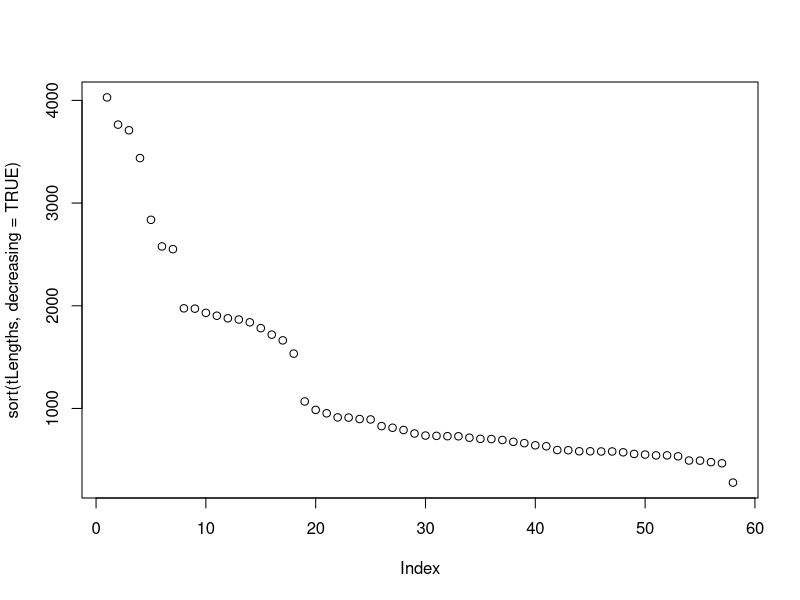
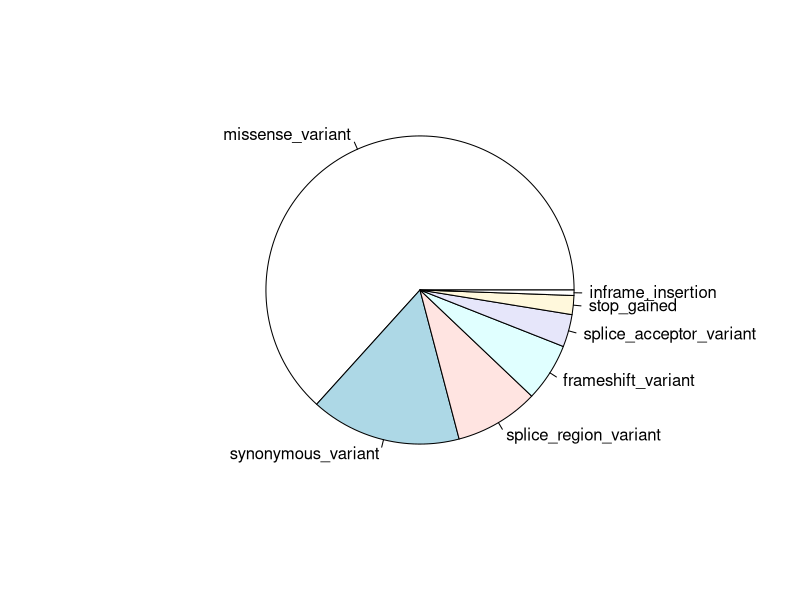

Write the R code that produced these figures, in order. (Note: this script raises an error after producing the figures.)
# dataIntegrationSampleSolutions.R
#
#   +-----------------------------------------------------------------+
#   |                                                                 |
#   |  Do not edit this file!                                         |
#   |                                                                 |
#   +-----------------------------------------------------------------+
#
# Purpose:  Sample solutions for the Data Model workshop unit.
#
# Version: 1.1
#
# Date:    2019  05  12
# Author:  Boris Steipe (boris.steipe@utoronto.ca)
#
# V 1.1    2019 Updates
# V 1.0    First code 2018
#
# TODO:
#
# ==============================================================================


#TOC> ==========================================================================
#TOC> 
#TOC>   Section  Title                                     Line
#TOC> ---------------------------------------------------------
#TOC>   1        SCENARIO                                    39
#TOC>   2        READ DATA                                   43
#TOC>   3        EXPLORE DATA                               122
#TOC>   4        INTEGRATE  DATA                            216
#TOC>   4.1        BioMart provides integrated data         235
#TOC>   4.2        Put the data together                    274
#TOC>   5        PLOT THE DATA                              365
#TOC> 
#TOC> ==========================================================================


# =    1  SCENARIO  ============================================================

# ...

# =    2  READ DATA  ===========================================================

# Task 2.1: Open coordinates 58,815,001 to 58,915,000 of the hg38 assembly
#           of chromosome 20 in the Ensembl genome browser. What gene is
#           annotated to this region?
#           - Google finds    https://useast.ensembl.org/index.html
#           - Simply enter "human 20:58815001-58915000" into the search field.

# Task 2.2: GNAS is a complex locus with multiple transcripts. Download the
#           transcript coordinates for protein coding genes. Hint: download
#           the data from the corresponding Ensembl gene page.
#           - click on any of the exons to open a pop-up - all exons lead to the
#             same gene: ENSG00000087460
#             https://useast.ensembl.org/Homo_sapiens/Gene/Summary?db=core;g=ENSG00000087460
#           - Click on "Export Data"
#           - Select "CSV (Comma Separated Values)"
#           - Check ONLY the "Gene information" checkbox
#           - Click on "Next >"
#           - Save the result page as "ENSG00000087460data.csv"
#           - Read the file into an R data frame called GNAStranscripts.

GNAStranscripts <- read.csv("./data/ENSG00000087460data.csv",
                            header = TRUE,
                            stringsAsFactors = FALSE)

head(GNAStranscripts)

# Task 2.3  Remove all rows from GNAStranscripts that are not protein coding.
#           - what column are we looking at?
#           "gene_type"
#
#           - what values exist in this column?
unique(GNAStranscripts$gene_type)

#           - how do we subset the data frame to the values we want?
sel <- which(GNAStranscripts$gene_type == "protein_coding")
GNAStranscripts <- GNAStranscripts[sel, ]

#           - how many transcripts do we have? What are their IDs?
(x <- unique(GNAStranscripts$transcript_id))

#           - restrict the rows to contain only Ensembl transcripts. How many
#             transcripts are left?
sel <- grep("^ENST", GNAStranscripts$transcript_id)
GNAStranscripts <- GNAStranscripts[sel, ]
(x <- unique(GNAStranscripts$transcript_id))

# Task 2.4  Calculate the transcript lengths for all transcripts. Store
#           them in a named vector called "tLengths".
#           - many ways to do this, here's one

# initialize a numeric vector, named with unique transcript ids
x <- unique(GNAStranscripts$transcript_id)
tLengths <- numeric(length(x))
names(tLengths) <- x

# iterate over all transcript ids, sum lengths
for (id in names(tLengths)) {
    sel <- which(GNAStranscripts$transcript_id == id)
    l <- 0
    for (idx in sel) {
        l <- l + (GNAStranscripts$end[idx] - GNAStranscripts$start[idx]) + 1
    }
    tLengths[id] <- l
}

plot(sort(tLengths, decreasing = TRUE))

# Task 2.5  Find the GNAS page on the IntOGen cancer driver gene website.
#             https://www.intogen.org/search?gene=GNAS
#           Explore the page. To download the mutation distribution, you need
#           to register (databases need records of who uses them to compete
#           for funding.) You can register and download, or use the file
#           "./data/GNAS-distribution-data.tsv" instead.
#
#           - Read the file into a data frame called "GNASmutations"
GNASmutations <- read.delim("./data/GNAS-distribution-data.tsv",
                            stringsAsFactors = FALSE)

# =    3  EXPLORE DATA  ========================================================
#
# Task 3.1  View GNASmutations. What do you see?
#           - How many observations of each transcript?
(x <- sort(table(GNASmutations$TRANSCRIPT), decreasing = TRUE))
length(x)

#           - Are there transcripts that are not in our Ensembl table?
#               (hint: use the %in% operator)
#             %in% is one of the most important operators in data analysis,
#             I need it practically every day!
#             Here is a prototype example:
c("C", "A", "B") %in% c("E", "A", "D", "C", "G")  # TRUE TRUE FALSE
c("E", "A", "D", "C", "G") %in% c("C", "A", "B")  # FALSE TRUE FALSE TRUE FALSE
#             - The output is a boolean vector;
#             - it has the length of the first set;
#             - it is TRUE for every element of the first set that
#                 appears in the second set.
#             To count TRUE values, we can use the sum(<logical>) approach.
#             or we can use all() or any().
sum(GNASmutations$TRANSCRIPT %in% GNAStranscripts$transcript_id)
all(GNASmutations$TRANSCRIPT %in% GNAStranscripts$transcript_id)

#           - How many of each mutation type?
(x <- sort(table(GNASmutations$MOST_SEVERE), decreasing = TRUE))
length(x)

#           - Plot that!
pie(sort(table(GNASmutations$MOST_SEVERE), decreasing = TRUE))

#           - exclude the splice region variants, since their effect
#             is not predictable.
sel <- ! GNASmutations$MOST_SEVERE == "splice_region_variant"
GNASmutations <- GNASmutations[sel, ]

#           - Are the reference nucleotides correct for our GRCh38 data?
#           Step by step:
#             - extract a data frame of coordinates and reference alleles
myIntRef <- GNASmutations[ , c("START", "REF")]

#             - remove all rows that are not single nucleotides
myIntRef <- myIntRef[ (myIntRef$REF %in% c("A", "C", "G", "T")), ]  # or ...
myIntRef <- myIntRef[grep("[ACGT]", myIntRef$REF), ]

#             - look at it. Now remove all duplicates:
sel <- duplicated(myIntRef$START)
myIntRef <- myIntRef[! sel, ]

#             - calculate offset to mySeq position 1
#                 We downloaded from 20:58815001-58915000 - therefore a
#                 position i in myseq is i + 58815000 on chr20.
#
#             - look at the numbers. What's going on?
#
#             Apparently IntOGen uses GRCh37 coordinates!
#             Always confirm and test your data!!!
#
#             - How do we recover?
#             Easy: since everything is in a script, we simply re-run our script
#             on GRCh37 archive data!
#
#             - Let's first rename mySeq
mySeq38 <- mySeq
#
#             - next we find a gene source for GRCh37. We started from ...
#               https://useast.ensembl.org/Homo_sapiens/Info/Index ...
#               ... find "GRCh37 full archive ..." on that page and click "Go".
#               Of course, searching for the same coordinates won't help, so
#               search for GNAS ... and click on "GNAS human gene". Coordinates
#               57,410,001-57,510,000 seem to cover the region. Copy the URL
#               that we used last time, and edit it appropriately:
#
# https://grch37.ensembl.org/Homo_sapiens/Export/Output/Location?db=core;output=fasta;r=20:57410001-57510000;genomic=unmasked;_format=Text
#
#             - save the output as chr20-100kbp.37.fasta
#             - then read it with
mySeq37 <- readFasta("./data/chr20-100kbp.37.fasta")
#
#             - (verifications as before)
#
#             - calculate offset to mySeq position 1
#                 We downloaded from 20:57410001-57510000 - therefore a
#                 position i in myseq is i + 57410000 on chr20.
OFFSET <- 57410000
#
#             - Now we can extract our nucleotides ...
myGenomeRef <- data.frame(START = myIntRef$START,
                          REF = mySeq37[(myIntRef$START - OFFSET)],
                          stringsAsFactors = FALSE)
#               ... and compare:
all(myIntRef$REF == myGenomeRef$REF, na.rm = TRUE)
#             Very nice.


# =    4  INTEGRATE  DATA  =====================================================

# The resulting data is all over the place. We have a table with transcript
# annotations, a derived vector of lengths, some of our coordinates are
# from GRCh37, some are GRCh38. Integration is possible - but probably messy.
# We need to discuss first what a "proper" data model looks like in principle,
# then we'll explore BioMart, a versatile integration solution.
#
# Your ./assets folder contains a file: FND-CSC-Data_models.pdf ...
# >>> (Slides from FND-CSC-Data_models.pdf)
#
# Now: what do we need to integrate for our plot?
# - we need genomic coordinates, because that's what our sequencing
#   experiments and variant calling return;
# - we need the coding sequence
# - we need the codon positions/translation
# - we need the mutations that are mapped to the sequence of interest
# >>> sketch a datamodel
#
# ==   4.1  BioMart provides integrated data  ==================================
#
# Navigate to http://www.ensembl.org/. Click on BioMart. Getting data
# from BioMart involves four steps:
# - Choose the Database: here - choose Ensembl Genes 92
# - Choose the Dataset:  here - choose Human Genes (GRCh38 p.13)
# - Choose Filters:      explore what's available. The Gene ID for GNAS is
#                          ENSG00000087460. Set this as the filter.
#
# - Choose Attributes:   explore what's available. Most importantly, we need a
#                        gene model. (Actually I haven't found a downloadable
#                        gene model for human genes anywhere else. Or do you
#                        know of a source?) How do we get a gene model from
#                        BioMart?
#  >>> - select Structures
#  >>> - in Gene, choose:
#          - Gene stable ID
#          - Transcript stable ID
#      - in Exon, choose:
#          - Exon rank in transcript
#          - Genomic coding start
#          - Genomic coding end
#          - Exon stable ID
#
# Once you have selected what you need  - or just to explore what you selected,
# as a preview - click "Results". Finally select ...
# "Export all results to" ... "File" "TSV" , and "Go". Inspect the resulting
# file. But hold on ... are these the coordinates we need?
#
# Task 4.1.1  Save the correct gene model coordinates as GNASgeneModels.37.tsv
#             in your project folder.
#
#      >>>    c.f. ./sampleSolutions/GNASgeneModels.37.tsv
#
#             - Read the data into a data frame, call it GNASmodels

GNASmodels <- read.delim("./sampleSolutions/GNASgeneModels.37.tsv",
                         stringsAsFactors = FALSE)

# ==   4.2  Put the data together  =============================================
#
# Task 4.2.1 Create a data frame for a GNAS-2 gene model according to the
#            following specifications:
#
#     -  Choose data for  ENST00000371095 (codes for ENSP00000360136 / NP_536351
#          / GNASS / GNAS-2 / isoform of P36092)
#     -  call the data frame GNAS2model and store columns "start" and "end" for
#        each CDS segment

sel <- grep("ENST00000371095", GNASmodels$Transcript.stable.ID)
GNAS2Model <- data.frame(start = GNASmodels$Genomic.coding.start[sel],
                         end   = GNASmodels$Genomic.coding.end[sel])

#     -  Make sure the segments are in the correct order.
GNAS2Model

# >>>> Hey!
GNASmodels$Exon.rank.in.transcript[sel]

# >>> ... can't be too careful! We need to fix the order.
GNAS2Model <- GNAS2Model[order(GNAS2Model$start), ]

# Task 4.2.2 Create a data frame for GNAS-2 protein annotations, according to
#            the  following specifications:
#
#     -  Call it GNAS2protein
#     -  It should have one row for each nucleotide in the CDS
#     -  Give it the following columns:
#           GNAS2protein$coord     - the genomic coordinates
#           GNAS2protein$nuc       - the actual nucleotide
#           GNAS2protein$codonPos  - 1,2 or 3: the codon position
#           GNAS2protein$aa        - The amino acid (in codon position 1 only)
#           GNAS2protein$iCodon    - The codon index (in all three positions)


coord2vec <- function(m) {
    v <- numeric()
    for (i in 1:nrow(m)) {
        v <- c(v, m$start[i]:m$end[i])
    }
    return(v)
}

GNAS2protein <- data.frame(coords = coord2vec(GNAS2Model))
GNAS2protein$nuc <- mySeq37[GNAS2protein$coords - OFFSET]
GNAS2protein$codonPos <- 1:3


library(seqinr)
x <- translate(GNAS2protein$nuc)

tail(GNAS2protein) # looking good
paste(x, collapse = "")  # is this correct?

GNAS2protein$aa <- " "
sel <- which(GNAS2protein$codonPos == 1)
GNAS2protein$aa[sel]     <- translate(GNAS2protein$nuc)

GNAS2protein$iCodon <- floor((0:(nrow(GNAS2protein) - 1)) / 3) + 1


# Task 4.2.2 Create a data frame for GNAS-2 protein mutations, according to
#            the  following specifications:
#     -  Call it GNAS2mut
#     -  Get all rows from GNASmutations where the positions fall
#          into the GNAS-2 CDS

sel <- which(GNASmutations$START %in% GNAS2protein$coords)
GNAS2mut <- GNASmutations[sel, ] # Note: technically, not all of these have been
                                 # observed on the GNAS2 transcript, allthough
                                 # they all fall into the GNAS2 CDS

# >>> confirm that the reference nucleotides are the nucleotides we have
#     in GNAS2protein
idx <- grep("[ACGT]", GNAS2mut$REF)
for (i in idx) {
    cat(sprintf("%d - %s - %s\n",
                GNAS2mut$START[i],
                GNAS2mut$REF[i],
                GNAS2protein$nuc[GNAS2protein$coords == GNAS2mut$START[i]]))
}

table(GNAS2mut$START)  # how many of each?

# >>> Are there codons that are affected more than once?
sel <- which(GNAS2protein$coords %in% GNAS2mut$START)
table(GNAS2protein$iCodon[sel]) # Yes. That would be difficult to tell from
                                # the mutation table, because different
                                # transcripts have different lengths.

# =    5  PLOT THE DATA  =======================================================
#
# Time for a Lolliplot

# Task 5.1 What categories of effects do we have?
unique(GNAS2mut$MOST_SEVERE)

# Task 5.2 Define colors for the categories - (Hint: pick a palette e.g. with
#          https://color.adobe.com/ You are looking for a divergent spectrum
#          that emphasizes similar vs. different effects.
#
#          e.g. "#D42823AA"      # "frameshift_variant"
#               "#FC7B14AA"      # "missense_variant"
#               "#ED69A7AA"      # "stop_gained"
#               "#CAD1FAAA"      # "synonymous_variant"
#
#          - also define a color for a rectangle that symbolizes the
#            protein:
colProtein <- "#82A2D1"

#          - to work with the effect categories, put them into a
#            data frame: eff$effects - the effects
#                        eff$cols    - the colours
#                        eff$heights - the vertical positions
#          - give the data frame rownames of the effects, so it's easy
#            to fetch data by rowname

eff <- data.frame( effects = sort(unique(GNAS2mut$MOST_SEVERE)),
                   cols = c("#D42823A3",   # "frameshift_variant"
                            "#FC7B14A3",   # "missense_variant"
                            "#ED69A7A3",   # "stop_gained"
                            "#CAD1FAA3"),  # "synonymous_variant"
                   heights = c(1.7, 3.0, 2.3, 1.0),
                   stringsAsFactors = FALSE)
rownames(eff) <- eff$effect

#  >>> let's verify our colors: looking good?
barplot(rep(10, 4),
        axes = FALSE,
        names.arg = eff$effects,
        las = 2,
        cex.names = 0.5,
        col = eff$cols)


# Task 5.3 Compile the mutations by amino acid and mutation type.
#          - define a matrix with rows for each mutated position,
#            columns for each effect category. Give it rownames() of
#            positions, colnames() of effects - so we can easily
#            access data by position and mutation type. Call the matrix
#            mMut

sel <- which(GNAS2protein$coords %in% GNAS2mut$START)
positions <- unique(GNAS2protein$iCodon[sel])
mMut <- matrix(numeric(length(positions) * nrow(eff)), ncol = nrow(eff))
rownames(mMut) <- positions
colnames(mMut) <- eff$effects

#          - iterate over all mutations, find which sequence position it
#            affects with which effect, and increment the value you find
#            in the mMut matrix.

for (i in 1:nrow(GNAS2mut)) {
    sel <- which( GNAS2protein$coords  %in% GNAS2mut$START[i])
    pos <- as.character(GNAS2protein$iCodon[sel])
    e <- GNAS2mut$MOST_SEVERE[i]
    mMut[pos, e] <- mMut[pos, e] + 1
}

# Task 5.4 Prepare for plotting.
#          - How do we draw circles on the plot?

# >>> We could use the draw.circle() function in the
# plotrix package - but that won't work if we don't take care to set the aspect
# ratio of the plot to 1. Better to use plotting symbols and vary their size.
# The symbol we need is number 21:
plot(1:4,
     rep(1,4),
     pch = 21,
     xlim = c(0, 5),
     axes = FALSE, xlab = "", ylab = "",
     cex = seq(1, 8, length.out = 4),
     col = "#555555",
     bg = eff$cols)


#          - What size should the circles have?
# >>> write a function to calculate plot symbol sizes
n2cex <- function(n, nMax) {
    cMax <- 5
    return((n / nMax) * cMax)
}

#          - How do we put graphic elements on a plot in principle?
#          (Hint: draw an empty plot of the correct size, then add
#                 lines(), points(), rectangle(), polygon() or text().
#                 Also add axes(). And a legend. And a title.)



# Task 5.4 Define a layout - x, and y ddimensions
# >>> x- axis from 0 to sequence length + 1
#     y axis from 0 to 5, centering the four circle categories on 1 to 4
#
# Task 5.5. Plot ...
#           - an empty frame to setup the coordinates...
plot(0, 0,
     type = "n",
     xlim = c(0, ceiling(max(GNAS2protein$iCodon) / 100) * 100),
     ylim = c(0, nrow(eff) + 2),
     xlab = "GNAS-2 sequence position",
     ylab = "",
     main = "CDS mutations by effect and frequency",
     axes = FALSE)

#            - draw a rectangle for the protein ...
rect(xleft = 1,
     ybottom = 0,
     xright = max(GNAS2protein$iCodon),
     ytop = 0.15,
     col = colProtein)

#           - and an axis at the bottom ...
axis(side = 1)


#            -  then plot the mutations for all positions and categories ...
nMax <- max(mMut)

for (i in 1:nrow(mMut)) {
    for (j in 1:ncol(mMut)) {
        if ((n <- mMut[i, j]) > 0) {
            x <- as.numeric(rownames(mMut)[i])
            y <- eff[colnames(mMut)[j], "heights"]
            thisCol <- eff[colnames(mMut)[j], "cols"]
            # draw a line
            lines(c(x, x), c(0.15, y), col = "#00000033")
            # draw the circle
            points(x, y, pch = 21, cex = n2cex(n, nMax), bg = thisCol)
        }
    }
}

#            - finally, plot a legend
# >>> order it correctly
ord <- order(eff$heights, decreasing = TRUE)
legend("topright",
       eff$effects[ord],
       cex = 0.9,
       fill = eff$cols[ord],
       bty = 'n',
       border = "#000000")

# Done.

# [END]
